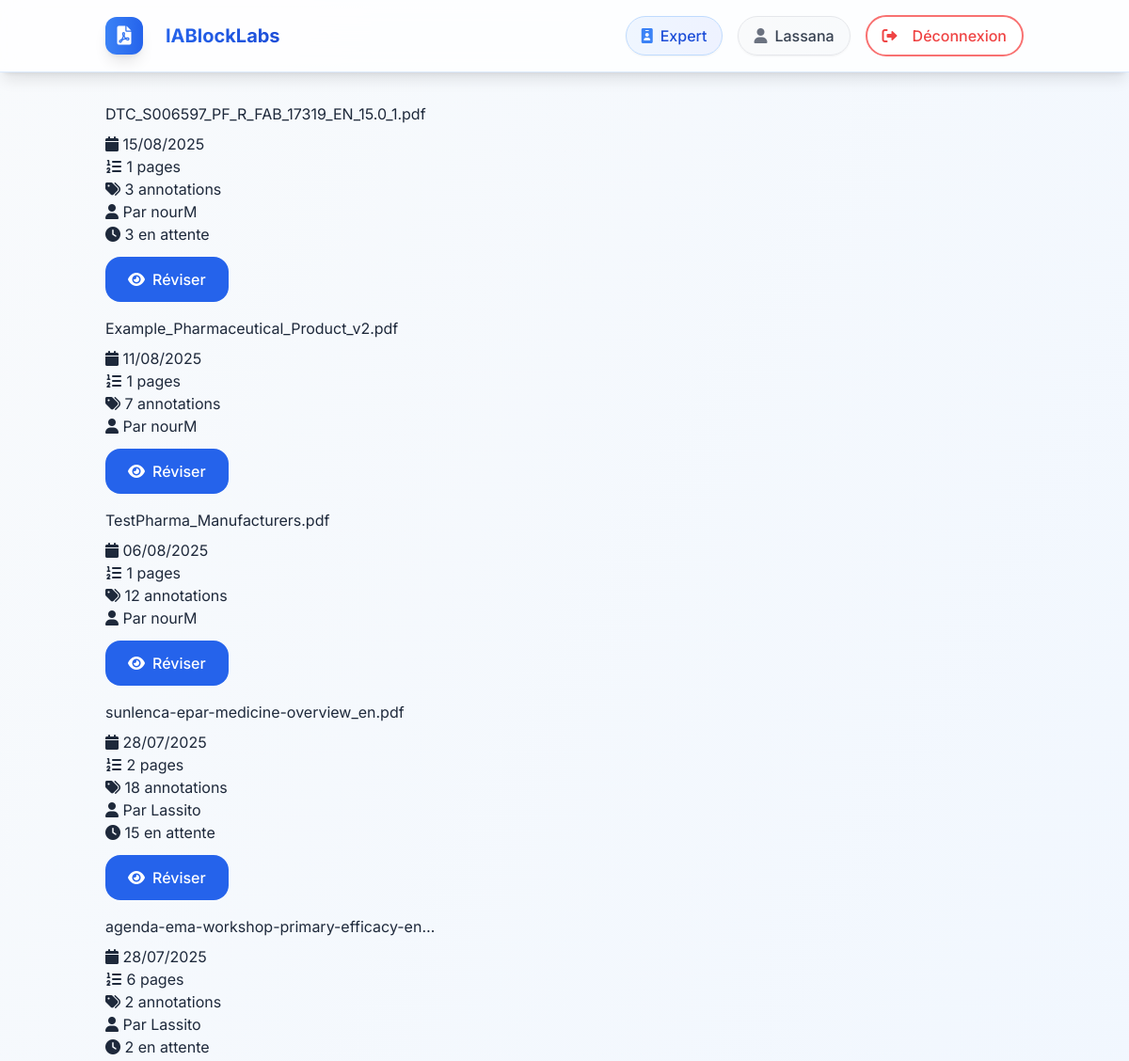
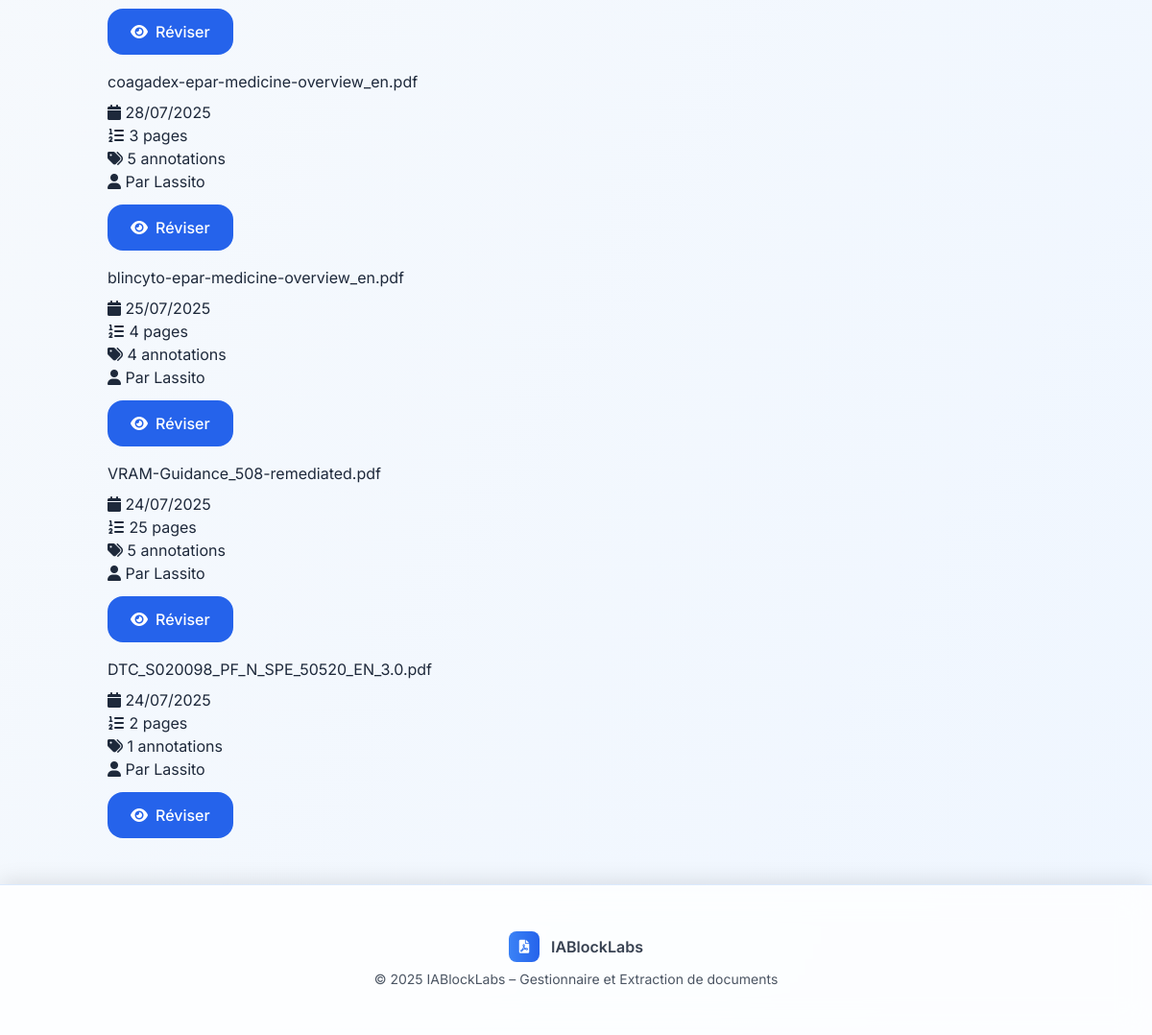
/expert/documents/ (signed in), run on the app's committed database (2 pictures, top to bottom).
### rawdocs/models.py (models this page shows, shortened)
class RawDocument(models.Model):
    url = models.URLField(help_text="URL d'origine du PDF", blank=True)
    file = models.FileField(upload_to=pdf_upload_to, help_text="Fichier PDF téléchargé")
    created_at = models.DateTimeField(auto_now_add=True)
    owner = models.ForeignKey(
        settings.AUTH_USER_MODEL,
        on_delete=models.CASCADE,
        related_name='raw_documents',
        null=True, blank=True,
        help_text="Utilisateur qui a téléchargé ce document"
    )
    is_validated = models.BooleanField(default=False, help_text="Document validé par un métadonneur")
    validated_at = models.DateTimeField(null=True, blank=True)
    is_ready_for_expert = models.BooleanField(default=False, help_text="Document prêt pour révision expert")
    expert_ready_at = models.DateTimeField(null=True, blank=True,
                                           help_text="Date à laquelle le document est devenu prêt pour l'expert")
    total_pages = models.IntegerField(default=0, help_text="Nombre total de pages")
    pages_extracted = models.BooleanField(default=False, help_text="Pages extraites individuellement")
    title = models.TextField(blank=True, help_text="Titre du document")
    doc_type = models.CharField("Type", max_length=100, blank=True, help_text="Type du document (guide, rapport…)")
    publication_date = models.CharField(max_length=100, blank=True, help_text="Date de publication")
    version = models.CharField(max_length=50, blank=True, help_text="Version extraite")
    source = models.CharField(max_length=255, blank=True, help_text="Organisation émettrice (EMA, FDA…)")
    context = models.TextField(blank=True, help_text="Contexte extrait (2 phrases max)")
    country = models.CharField(max_length=100, blank=True, help_text="Pays détecté (GPE ou TLD)")
    language = models.CharField(max_length=10, blank=True, help_text="Langue détectée (fr, en…)")
    url_source = models.URLField(blank=True, help_text="URL d'origine pour référence")

### expert/views.py (the view)
# urls.py: path('documents/', views.DocumentReviewListView.as_view(), name='document_list'),
@method_decorator(expert_required, name='dispatch')
class DocumentReviewListView(LoginRequiredMixin, TemplateView):
    template_name = 'expert/document_list.html'
    def get_context_data(self, **kwargs):
        context = super().get_context_data(**kwargs)
        documents = RawDocument.objects.filter(
            is_ready_for_expert=True
        ).select_related('owner').prefetch_related('pages__annotations').annotate(
            annotation_count=Count('pages__annotations'),
        ).order_by('-expert_ready_at')
        for doc in documents:
            doc.annotator = doc.owner  # Add annotator field for template consistency
            doc.pending_annotations = doc.pages.aggregate(
                total=Count('annotations', filter=models.Q(annotations__validation_status='pending'))
            )['total'] or 0
            doc.validated_annotations = doc.pages.aggregate(
                total=Count('annotations', filter=models.Q(annotations__validation_status='validated'))
            )['total'] or 0
        paginator = Paginator(documents, 12)
        page_number = self.request.GET.get('page')
        page_obj = paginator.get_page(page_number)
        context['page_obj'] = page_obj
        return context

### expert/views.py (called while the page is built)
def is_expert(user):
    return user.groups.filter(name="Expert").exists()

def expert_required(view_func):
    return user_passes_test(is_expert, login_url='rawdocs:login')(view_func)

### rawdocs/templatetags/rawdocs_extras.py (called while the page is built)
@register.filter
def basename(value):
    return os.path.basename(value)

### templates/expert/document_list.html (shortened to what this page needs)
{% extends 'base.html' %}
{% load rawdocs_extras %}
{% block content %}
<div class="row">
    {% if page_obj %}
        {% for document in page_obj %}
            <div class="col-md-6 col-lg-4 mb-4">
                <div class="stat-card h-100">
                    <h6 class="mb-2">{{ document.file.name|basename|truncatechars:40 }}</h6>
                    <div class="text-muted small mb-3">
                        <div><i class="fas fa-calendar"></i> {{ document.expert_ready_at|date:"d/m/Y" }}</div>
                        <div><i class="fas fa-list-ol"></i> {{ document.total_pages }} pages</div>
                        <div><i class="fas fa-tags"></i> {{ document.annotation_count }} annotations</div>
                        <div><i class="fas fa-user"></i> Par {{ document.annotator.username|default:"Non défini" }}</div>
                        {% if document.pending_annotations > 0 %}
                            <div><i class="fas fa-clock"></i> {{ document.pending_annotations }} en attente</div>
                        {% endif %}
                    </div>
                    <div class="d-grid">
                        <a href="{% url 'expert:review_document' document.id %}" class="btn btn-primary">
                            <i class="fas fa-eye"></i> Réviser
                        </a>
                    </div>
                </div>
            </div>
        {% endfor %}
    {% endif %}
</div>
{% endblock %}

### templates/base.html (shortened to what this page needs)
{% load static %}
<!DOCTYPE html>
<html lang="fr">
<head>
  <script src="https://cdn.tailwindcss.com"></script>
  <link rel="stylesheet" href="{% static 'rawdocs/css/styles.css' %}">
  <link href="https://cdnjs.cloudflare.com/ajax/libs/font-awesome/6.0.0/css/all.min.css" rel="stylesheet">
</head>
<body class="bg-gradient-to-br from-slate-50 to-blue-50 min-h-screen flex flex-col">
  <div class="fixed inset-0 opacity-5 pointer-events-none">
    <div class="absolute inset-0 bg-grid-pattern"></div>
  </div>
  <div class="app-container flex-1 flex flex-col relative z-10">
    <header class="site-header bg-white/80 backdrop-blur-lg shadow-lg border-b border-blue-100">
      <div class="header-content container mx-auto px-6 flex items-center justify-between py-4">
        {% with group=user.groups.first.name %}
        {% if group == "Annotateur" %}
          <a href="{% url 'rawdocs:annotation_dashboard' %}" class="logo group flex items-center text-xl font-bold text-blue-600 hover:text-blue-700 transition-all duration-300">
        {% elif group == "Expert" %}
          <a href="{% url 'expert:dashboard' %}" class="logo group flex items-center text-xl font-bold text-blue-600 hover:text-blue-700 transition-all duration-300">
        {% elif group == "Metadonneur" %}
          <a href="{% url 'rawdocs:dashboard' %}" class="logo group flex items-center text-xl font-bold text-blue-600 hover:text-blue-700 transition-all duration-300">
        {% else %}
          <a href="#" class="logo group flex items-center text-xl font-bold text-blue-600 hover:text-blue-700 transition-all duration-300">
        {% endif %}
      {% endwith %}
            <div class="logo-icon bg-gradient-to-r from-blue-500 to-blue-600 p-2 rounded-xl mr-3 group-hover:scale-110 transition-transform duration-300 shadow-lg">
              <i class="fas fa-file-pdf text-white"></i>
            </div>
            <span class="bg-gradient-to-r from-blue-600 to-blue-700 bg-clip-text text-transparent">
            </span>
          </a>
        {% if user.is_authenticated %}
          <div class="user-info flex items-center gap-4">
            <div class="user-badge bg-gradient-to-r from-blue-50 to-indigo-50 px-4 py-2 rounded-full border border-blue-200">
              <span class="flex items-center text-blue-700 font-medium">
                <i class="fas fa-id-badge mr-2 text-blue-500"></i>
                {{ user.groups.first.name }}
              </span>
            </div>
            <div class="user-badge bg-gradient-to-r from-gray-50 to-slate-50 px-4 py-2 rounded-full border border-gray-200">
              <span class="flex items-center text-gray-700 font-medium">
                <i class="fas fa-user mr-2 text-gray-500"></i>
                {{ user.username }}
              </span>
            </div>
            <form method="post" action="{% url 'rawdocs:logout' %}">
              <button type="submit"
                      class="btn-logout group inline-flex items-center px-4 py-2 border-2 border-red-400 text-red-500 rounded-full hover:bg-red-500 hover:text-white transition-all duration-300 hover:shadow-lg hover:scale-105">
                <i class="fas fa-sign-out-alt mr-2 group-hover:animate-pulse"></i>
                <span>Déconnexion</span>
              </button>
            </form>
          </div>
        {% endif %}
      </div>
    </header>
    <main class="site-main flex-1 container mx-auto px-6 py-8">
      <div class="main-content-wrapper animate-fadeInUp">
        {% block content %}{% endblock %}
      </div>
    </main>
    <footer class="site-footer bg-white/80 backdrop-blur-lg border-t border-blue-100 py-6">
      <div class="footer-content text-center">
        <div class="flex items-center justify-center gap-3 mb-2">
          <div class="w-8 h-8 bg-gradient-to-r from-blue-500 to-blue-600 rounded-lg flex items-center justify-center">
            <i class="fas fa-file-pdf text-white text-sm"></i>
          </div>
          <span class="text-gray-700 font-semibold">IABlockLabs</span>
        </div>
        <p class="text-gray-600 text-sm">
          &copy; 2025 IABlockLabs – Gestionnaire et Extraction de documents
        </p>
      </div>
    </footer>
  </div>
</body>
</html>

### static/rawdocs/css/styles.css (style rules this page uses)
:root { --primary-color: #2563eb; --primary-hover: #1d4ed8; --primary-light: #3b82f6; --secondary-color: #64748b; --accent-color: #06b6d4; --background-color: #f8fafc; --surface-color: #ffffff; --surface-elevated: rgba(255, 255, 255, 0.9); --text-main: #1e293b; --text-alt: #64748b; --border-color: #e2e8f0; --border-radius: 16px; --border-radius-sm: 8px; --shadow-sm: 0 1px 2px rgba(0,0,0,0.05); --shadow-md: 0 4px 6px -1px rgba(0,0,0,0.1), 0 2px 4px -2px rgba(0,0,0,0.1); --shadow-lg: 0 10px 15px -3px rgba(0,0,0,0.1), 0 4px 6px -4px rgba(0,0,0,0.1); --shadow-xl: 0 20px 25px -5px rgba(0,0,0,0.1), 0 8px 10px -6px rgba(0,0,0,0.1); --transition-all: all 0.3s cubic-bezier(0.4, 0, 0.2, 1); --gradient-primary: linear-gradient(135deg, #667eea 0%, #764ba2 100%); --gradient-secondary: linear-gradient(135deg, #f093fb 0%, #f5576c 100%); }
* { margin: 0; padding: 0; box-sizing: border-box; }
body { font-family: 'Inter', -apple-system, BlinkMacSystemFont, 'Segoe UI', Roboto, sans-serif; background: linear-gradient(135deg, #f8fafc 0%, #e0f2fe 100%); color: var(--text-main); min-height: 100vh; font-size: 16px; line-height: 1.6; -webkit-font-smoothing: antialiased; -moz-osx-font-smoothing: grayscale; }
.bg-grid-pattern { background-image: radial-gradient(circle at 1px 1px, rgba(59, 130, 246, 0.1) 1px, transparent 0); background-size: 20px 20px; }
.app-container { display: flex; flex-direction: column; min-height: 100vh; position: relative; }
.animate-fadeInUp { animation: fadeInUp 0.6s ease-out; }
.site-header { background: rgba(255, 255, 255, 0.8); backdrop-filter: blur(20px); -webkit-backdrop-filter: blur(20px); border-bottom: 1px solid rgba(59, 130, 246, 0.1); box-shadow: 0 4px 20px rgba(0, 0, 0, 0.1); position: sticky; top: 0; z-index: 50; }
.header-content { max-width: 1200px; margin: 0 auto; padding: 1rem 2rem; display: flex; align-items: center; justify-content: space-between; }
.logo { display: flex; align-items: center; gap: 0.75rem; text-decoration: none; font-size: 1.5rem; font-weight: 700; transition: var(--transition-all); }
.logo-icon { display: flex; align-items: center; justify-content: center; width: 40px; height: 40px; background: linear-gradient(135deg, #3b82f6 0%, #1d4ed8 100%); border-radius: 12px; box-shadow: var(--shadow-md); transition: var(--transition-all); }
.user-info { display: flex; align-items: center; gap: 1rem; animation: slideInRight 0.6s ease-out; }
.user-badge { display: flex; align-items: center; padding: 0.5rem 1rem; border-radius: 50px; font-weight: 500; transition: var(--transition-all); backdrop-filter: blur(10px); box-shadow: var(--shadow-sm); }
.btn-logout { display: inline-flex; align-items: center; gap: 0.5rem; background: rgba(255, 255, 255, 0.8); border: 2px solid #ef4444; color: #ef4444; padding: 0.5rem 1rem; border-radius: 50px; cursor: pointer; transition: var(--transition-all); font-weight: 500; backdrop-filter: blur(10px); position: relative; overflow: hidden; }
.btn-logout::before { content: ''; position: absolute; top: 0; left: -100%; width: 100%; height: 100%; background: #ef4444; transition: var(--transition-all); z-index: -1; }
.site-main { flex: 1; padding: 2rem 0; }
.main-content-wrapper { animation: fadeInUp 0.6s ease-out; }
.site-footer { background: rgba(255, 255, 255, 0.8); backdrop-filter: blur(20px); -webkit-backdrop-filter: blur(20px); border-top: 1px solid rgba(59, 130, 246, 0.1); box-shadow: 0 -4px 20px rgba(0, 0, 0, 0.1); }
.footer-content { max-width: 1200px; margin: 0 auto; padding: 1.5rem 2rem; text-align: center; color: var(--text-alt); }
.btn { display: inline-flex; align-items: center; gap: 0.5rem; padding: 0.75rem 1.5rem; border-radius: var(--border-radius); font-weight: 500; text-decoration: none; transition: var(--transition-all); cursor: pointer; position: relative; overflow: hidden; }
.btn-primary { background: var(--primary-color); color: white; border: none; }

### data on the page
RawDocument: file.name|basename "DTC_S006597_PF_R_FAB_17319_EN_15.0_1.pdf", expert_ready_at "15/08/2025", total_pages "1", annotation_count "3", annotator.username "nourM", pending_annotations "3"
RawDocument: file.name|basename "Example_Pharmaceutical_Product_v2.pdf", expert_ready_at "11/08/2025", total_pages "1", annotation_count "7", annotator.username "nourM"
RawDocument: file.name|basename "TestPharma_Manufacturers.pdf", expert_ready_at "06/08/2025", total_pages "1", annotation_count "12", annotator.username "nourM"
RawDocument: file.name|basename "sunlenca-epar-medicine-overview_en.pdf", expert_ready_at "28/07/2025", total_pages "2", annotation_count "18", annotator.username "Lassito", pending_annotations "15"
RawDocument: file.name|basename "agenda-ema-workshop-primary-efficacy-en…", expert_ready_at "28/07/2025", total_pages "6", annotation_count "2", annotator.username "Lassito", pending_annotations "2"
RawDocument: file.name|basename "coagadex-epar-medicine-overview_en.pdf", expert_ready_at "28/07/2025", total_pages "3", annotation_count "5", annotator.username "Lassito"
RawDocument: file.name|basename "blincyto-epar-medicine-overview_en.pdf", expert_ready_at "25/07/2025", total_pages "4", annotation_count "4", annotator.username "Lassito"
RawDocument: file.name|basename "VRAM-Guidance_508-remediated.pdf", expert_ready_at "24/07/2025", total_pages "25", annotation_count "5", annotator.username "Lassito"
RawDocument: file.name|basename "DTC_S020098_PF_N_SPE_50520_EN_3.0.pdf", expert_ready_at "24/07/2025", total_pages "2", annotation_count "1", annotator.username "Lassito"

### other printed values
{{ user.groups.first.name }} "Expert"
{{ user.username }} "Lassana"
